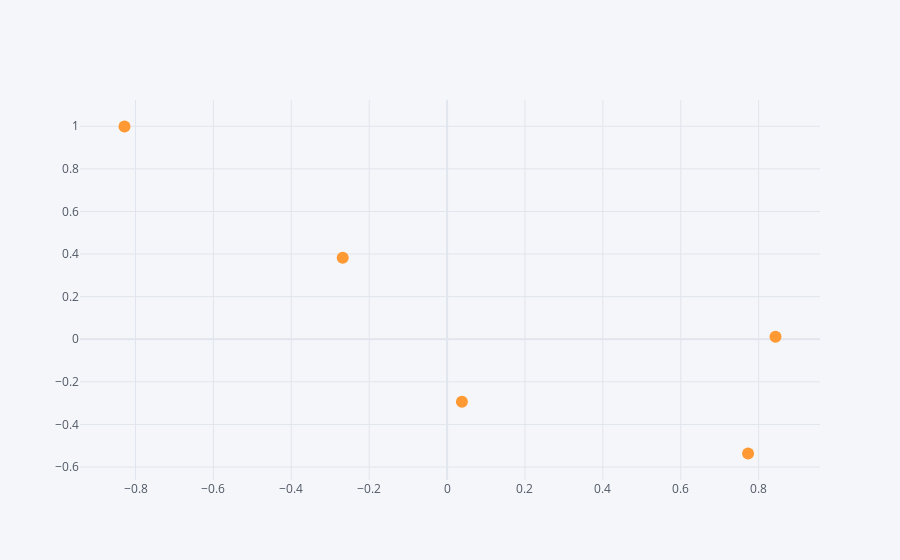

The notebook cell this image was saved under:
### Markdown cell above
## Scatter

### Code cell
df.iplot(kind = "scatter", x = "A", y = "B", mode="markers")

### Figure 1 — Plotly figure (JSON) as saved in the notebook; plotly's stock layout.template omitted (floating-point values rounded to 4 significant figures)
{"data": [{"line": {"color": "rgba(255, 153, 51, 1.0)", "dash": "solid", "shape": "linear", "width": 1.3}, "marker": {"size": 12, "symbol": "circle"}, "mode": "markers", "name": "B", "text": "", "type": "scatter", "x": [0.8433, 0.7728, -0.268, 0.03811, -0.8283], "y": [0.0112, -0.5366, 0.3821, -0.2934, 0.9988]}], "layout": {"legend": {"bgcolor": "#F5F6F9", "font": {"color": "#4D5663"}}, "paper_bgcolor": "#F5F6F9", "plot_bgcolor": "#F5F6F9", "title": {"font": {"color": "#4D5663"}}, "xaxis": {"gridcolor": "#E1E5ED", "showgrid": true, "tickfont": {"color": "#4D5663"}, "title": {"font": {"color": "#4D5663"}, "text": ""}, "zerolinecolor": "#E1E5ED"}, "yaxis": {"gridcolor": "#E1E5ED", "showgrid": true, "tickfont": {"color": "#4D5663"}, "title": {"font": {"color": "#4D5663"}, "text": ""}, "zerolinecolor": "#E1E5ED"}}}
